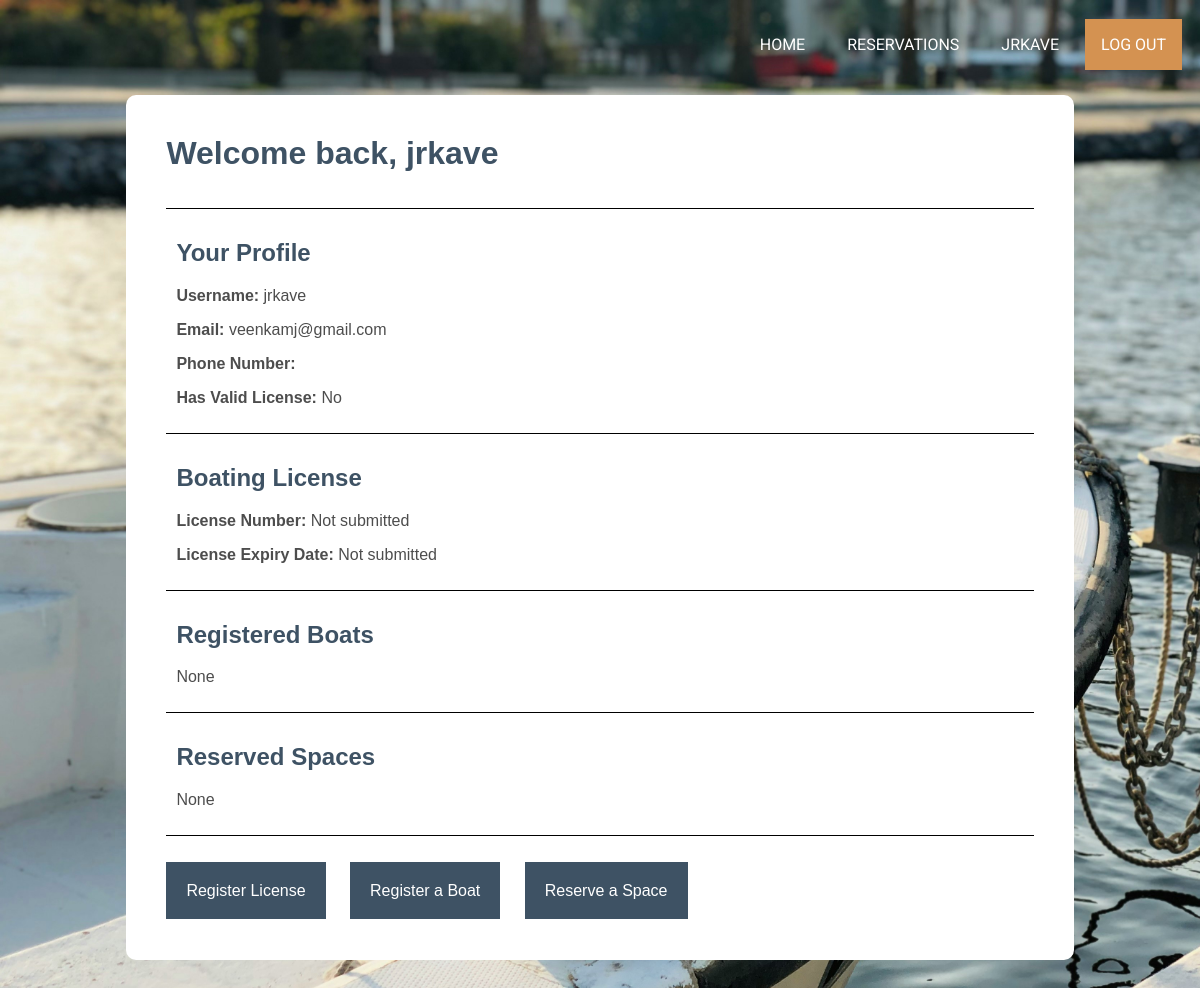
Screenshot of /marina/profile/ (signed in) with the database file from the repository.
### marina/models.py (models this page shows, shortened)
class CustomUser(AbstractUser):
    username = models.CharField(max_length=40, unique=True)
    email = models.EmailField(max_length=254)
    phone_number = PhoneNumberField()
    has_valid_license = models.BooleanField(default=False)
    USERNAME_FIELD = 'username'

### marina/views.py (the view)
# urls.py: path('profile/', views.profile, name='profile'),
def profile(request):
    user = request.user
    user_boatspaces = BoatSpace.objects.filter(boat__owner=user)
    context = {'user_boatspaces': user_boatspaces}
    return render(request, 'marina/profile.html', context)

### marina/templates/marina/profile.html (shortened to what this page needs)
{% extends 'marina/base.html' %}
{% load static %}
{% block extrahead %}
<link rel="stylesheet" href="{% static "marina/css/profile.css" %}">
{% endblock %}
{% block content %}
  <div class="outside">
    <h1>Welcome back, {{ user.username }}</h1>
    <div class="attributes">
      <br></br>
      <div class="attributes-section" id="attr-1">
        <h2>Your Profile</h2>
        <p><strong>Username:</strong> {{ user.username }}</p>
        <p><strong>Email:</strong> {{ user.email }}</p>
        <p><strong>Phone Number:</strong> {{ user.phone_number }}</p>
        <p><strong>Has Valid License:</strong> {% if user.has_valid_license %}Yes{% else %}No{% endif %}</p>
      </div>
    <div class="attributes-section" id="attr-2">
    {% if user.boatlicense %}
      <h2>Boating License</h2>
      <p><strong>License Number: </strong> {{ user.boatlicense.license_num }}</p>
      <p><strong>License Expiry Date: </strong> {{ user.boatlicense.license_expiry_date }}</p>
    {% else %}
      <h2>Boating License</h2>
      <p><strong>License Number: </strong>Not submitted</p>
      <p><strong>License Expiry Date: </strong>Not submitted</p>
    {% endif %}
    </div>
    <div class="attributes-section" id="attr-3">
    {% if user.boat_set.all %}
        <h2>Registered Boats</h2>
        <ol>
          {% for boat in user.boat_set.all %}
            <li>{{ boat.boat_name }}: {{ boat.type }}</li>
          {% endfor %}
        </ol>
    {% else %}
        <h2>Registered Boats</h2>
        <p>None</p>
    {% endif %}
    </div>
    <div class="attributes-section" id="attr-4">
      <h2>Reserved Spaces</h2>
      {% if user_boatspaces %}
          <ol id="space-detail">
              {% for boatspace in user_boatspaces %}
                <li>Space {{boatspace.id}} | Reserved on {{boatspace.reserve_start}} | Reserved until {{boatspace.reserve_end}}</a></li>
              {% endfor %}
          </ol>
      {% else %}
          <p>None</p>
      {% endif %}
    </div>
  </div>
  <br></br>
    <div class="buttons">
      <a id="btn1" href="{% url 'license' %}">Register License</a>
      <a id="btn2" href="{% url 'add_boat' %}">Register a Boat</a>
      <a id="btn3" href="{% url 'boatspace-list' %}">Reserve a Space</a>
    </div>
  </div>
{% endblock %}

### marina/templates/marina/base.html (shortened to what this page needs)
{% load static %}
<!DOCTYPE html>
<html lang="en">
<head>
    {% block head %}
        <link rel="stylesheet" href="{% static "marina/css/styles.css" %}">
        {% block extrahead %}{% endblock %}
    {% endblock %}
</head>
<body>
    <div class="navigation">
    {% block sidebar %}
        <nav role="navigation">
            {% if user.is_authenticated %}
                <ul>
                    <li id="log-out"><a href="{% url 'logout' %}">LOG OUT</a></li>
                    <li><a href="{% url 'profile' %}">{{ user.username|capfirst|upper }}</a></li>
            {% else %}
                    <li id="new-acc"><a href="{% url 'signup' %}">SIGN UP</a></li>
                    <li><a href="{% url 'login' %}">LOG IN</a></li>
            {% endif %}
                    <li><a href="{% url 'boatspace-list' %}">RESERVATIONS</a></li>
                    <li><a href="{% url 'index' %}">HOME</a></li>
                </ul>
        </nav>
    {% endblock %}
    </div>
    <div class="content">
        {% block content %}{% endblock %}
    </div>
</body>
</html>

### marina/static/marina/css/styles.css (style rules this page uses)
html { background-size: cover; padding: 0; margin: 0; border: 0; }
body { display: flex; flex-direction: column; }
.navigation nav li { display: inline; float: right; margin-right: 10px; font-family: 'Roboto', sans-serif; padding: 1em; position: relative; bottom: 5px; }
a:link, a:visited { color: white; text-decoration: none; }
#new-acc, #log-out { background-color: rgb(212, 146, 81); }

### marina/static/marina/css/profile.css (style rules this page uses)
.content { display: flex; flex-direction: column; align-items: center; position: relative; justify-content: center; min-height: 100vh; font-family: Arial, Arial, Helvetica, sans-serif; }
.outside { display: flex; flex-direction: column; background-color: white; padding-bottom: 20px; border-radius: 10px; width: 80%; margin-bottom: 120px; margin-top: 20px; }
.attributes, .buttons { padding-left: 40px; padding-right: 40px; }
h1 { color: rgb(62, 82, 100); position: relative; font-family: Arial, Helvetica, sans-serif; font-size: 2em; margin: 0; padding: 40px 40px 0 40px; }
.buttons a { color: black; }
.attributes-section { color: rgb(77,77,77); border-top: 1px solid black; border-bottom: 1px solid black; padding: 10px; margin: 0; }
.buttons { padding: 10px 40px 40px 40px; }
#attr-4, #attr-3, #attr-2 { border-top: none; }
h2 { color: rgb(62, 82, 100); }
#btn1, #btn2, #btn3 { color: white; padding: 20px; background-color: rgb(62, 82, 100); }
#btn2, #btn3 { margin-left: 20px; }

### rows the page displays
CustomUser: username "JRKAVE", username "jrkave", email "veenkamj@gmail.com"
